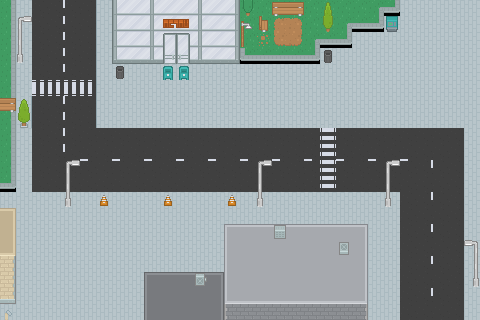

Tiled map render using the project's own tile images. Description and the whole map definition, tile-layer contents included, below:
An orthogonal 30x20 tile map with 16x16 px tiles, 4 tile layers (Terrain, Objects, IFOPlayer1, IFOPlayer2).

<map version="1.4" tiledversion="1.4.1" orientation="orthogonal" renderorder="right-down" width="30" height="20" tilewidth="16" tileheight="16" infinite="0" nextlayerid="5" nextobjectid="1">
 <tileset firstgid="1" source="../assets/city.tsx" />
 <layer id="1" name="Terrain" width="30" height="20">
  <data encoding="csv">
72,748,715,787,788,715,747,239,351,240,351,351,240,351,241,964,964,964,964,964,964,964,964,36,109,748,748,748,748,748,
72,748,715,787,788,715,747,239,351,240,351,351,240,351,241,964,964,71,964,964,964,36,108,109,748,748,748,748,748,748,
72,748,715,787,788,715,747,239,351,240,351,351,240,351,241,964,964,964,964,36,108,109,748,748,748,748,748,748,748,748,
72,748,715,787,788,715,747,310,385,311,385,385,311,385,312,107,108,108,108,109,748,748,748,748,748,748,748,748,748,748,
72,748,715,787,788,715,747,748,748,748,748,748,748,748,748,748,748,748,748,748,748,748,748,748,748,748,748,748,748,748,
72,748,829,829,829,829,747,748,748,748,748,748,748,748,748,748,748,748,748,748,748,748,748,748,748,748,748,748,748,748,
72,749,715,787,788,715,747,748,748,748,748,748,748,748,748,748,748,748,748,748,748,748,748,748,748,748,748,748,748,748,
72,749,715,787,788,715,747,748,748,748,748,748,748,748,748,748,748,748,748,748,748,748,748,748,748,748,748,748,748,748,
72,748,715,787,788,715,715,715,715,715,715,715,715,715,715,715,715,715,715,715,826,715,715,715,715,715,715,715,715,748,
72,748,715,787,788,714,715,714,715,714,715,714,715,714,715,714,715,714,715,714,826,714,715,714,715,714,715,715,715,748,
72,748,715,715,715,751,715,751,715,751,715,751,715,751,715,751,715,751,715,751,826,751,715,751,715,751,787,788,715,748,
109,748,715,715,715,715,715,715,715,715,715,715,715,715,715,715,715,715,715,715,826,715,715,715,715,715,715,715,715,748,
748,748,748,748,748,748,748,748,748,748,748,748,748,748,748,748,748,748,748,748,748,748,748,748,748,715,787,788,715,748,
26,748,748,748,748,748,748,748,748,748,748,748,748,748,748,748,748,748,748,748,748,748,748,748,748,715,715,715,715,748,
65,748,748,748,748,748,748,748,748,748,748,748,748,748,17,19,19,19,19,19,19,19,18,748,748,715,787,788,715,748,
63,748,748,748,748,748,748,748,748,748,748,748,748,748,20,23,23,23,23,23,23,23,57,748,748,715,715,715,715,748,
197,748,748,748,748,748,748,748,748,748,748,748,748,748,20,23,23,23,23,23,23,23,57,748,748,715,787,788,715,748,
197,748,748,748,748,748,748,748,748,9,11,11,11,10,20,23,23,23,23,23,23,23,57,748,748,715,715,715,715,748,
308,748,748,748,748,748,748,748,748,12,15,15,15,49,54,56,56,56,56,56,56,56,55,748,748,715,787,788,715,748,
748,748,748,748,748,748,748,748,748,12,15,15,15,49,191,192,192,192,192,192,192,192,193,748,748,715,715,715,715,748
</data>
 </layer>
 <layer id="2" name="Objects" width="30" height="20">
  <data encoding="csv">
0,0,0,0,0,0,0,0,0,0,0,0,0,0,0,444,964,573,574,0,405,0,0,0,0,0,0,0,0,0,
0,595,0,0,0,0,0,0,0,0,332,333,0,0,0,601,537,936,938,0,442,0,0,0,321,0,0,0,0,0,
0,632,0,0,0,0,0,0,0,0,912,913,0,0,0,675,1019,1010,1012,0,0,0,0,0,0,0,0,0,0,0,
0,669,0,0,0,0,0,0,0,0,949,950,0,0,0,0,0,0,0,0,497,0,0,0,0,0,0,0,0,0,
0,0,0,0,0,0,0,497,0,0,605,605,0,0,0,0,0,0,0,0,0,0,0,0,0,0,0,0,0,0,
0,0,0,0,0,0,0,0,0,0,0,0,0,0,0,0,0,0,0,0,0,0,0,0,0,0,0,0,0,0,
574,402,0,0,0,0,0,0,0,0,0,0,0,0,0,0,0,0,0,0,0,0,0,0,0,0,0,0,0,0,
0,476,0,0,0,0,0,0,0,0,0,0,0,0,0,0,0,0,0,0,0,0,0,0,0,0,0,0,0,0,
0,0,0,0,0,0,0,0,0,0,0,0,0,0,0,0,0,0,0,0,0,0,0,0,0,0,0,0,0,0,
0,0,0,0,0,0,0,0,0,0,0,0,0,0,0,0,0,0,0,0,0,0,0,0,0,0,0,0,0,0,
0,0,0,0,595,0,0,0,0,0,0,0,0,0,0,0,595,0,0,0,0,0,0,0,595,0,0,0,0,0,
0,0,0,0,632,0,0,0,0,0,0,0,0,0,0,0,632,0,0,0,0,0,0,0,632,0,0,0,0,0,
0,0,0,0,669,0,681,0,0,0,681,0,0,0,681,0,669,0,0,0,0,0,0,0,669,0,0,0,0,0,
0,0,0,0,0,0,0,0,0,0,0,0,0,0,0,0,0,0,0,0,0,0,0,0,0,0,0,0,0,0,
0,0,0,0,0,0,0,0,0,0,0,0,0,0,0,0,0,617,0,0,0,0,0,0,0,0,0,0,0,0,
0,0,0,0,0,0,0,0,0,0,0,0,0,0,0,0,0,0,0,0,0,546,0,0,0,0,0,0,0,594,
0,0,0,0,0,0,0,0,0,0,0,0,0,0,0,0,0,0,0,0,0,0,0,0,0,0,0,0,0,631,
0,0,0,0,0,0,0,0,0,0,0,0,549,0,0,0,0,0,0,0,0,0,0,0,0,0,0,0,0,668,
0,0,0,0,0,0,0,0,0,0,0,0,0,0,0,0,0,0,0,0,0,0,0,0,0,0,0,0,0,0,
785,0,0,0,0,0,0,0,0,0,0,0,0,0,0,0,0,0,0,0,0,0,0,0,0,0,0,0,0,0
</data>
 </layer>
 <layer id="3" name="IFOPlayer1" width="30" height="20">
  <data encoding="csv">
0,0,0,0,0,0,0,0,0,0,0,0,0,0,0,0,0,0,0,0,0,0,0,0,0,0,0,0,0,0,
0,595,0,0,0,0,0,0,0,0,0,0,0,0,0,0,0,0,0,0,0,0,0,0,0,0,0,0,0,0,
0,632,0,0,0,0,0,0,0,0,0,0,0,0,0,0,0,0,0,0,0,0,0,0,0,0,0,0,0,0,
0,0,0,0,0,0,0,0,0,0,0,0,0,0,0,0,0,0,0,0,0,0,0,0,0,0,0,0,0,0,
0,0,0,0,0,0,0,0,0,0,0,0,0,0,0,0,0,0,0,0,0,0,0,0,0,0,0,0,0,0,
0,0,0,0,0,0,0,0,0,0,0,0,0,0,0,0,0,0,0,0,0,0,0,0,0,0,0,0,0,0,
0,0,0,0,0,0,0,0,0,0,0,0,0,0,0,0,0,0,0,0,0,0,0,0,0,0,0,0,0,0,
0,0,0,0,0,0,0,0,0,0,0,0,0,0,0,0,0,0,0,0,0,0,0,0,0,0,0,0,0,0,
0,0,0,0,0,0,0,0,0,0,0,0,0,0,0,0,0,0,0,0,0,0,0,0,0,0,0,0,0,0,
0,0,0,0,0,0,0,0,0,0,0,0,0,0,0,0,0,0,0,0,0,0,0,0,0,0,0,0,0,0,
0,0,0,0,595,0,0,0,0,0,0,0,0,0,0,0,595,0,0,0,0,0,0,0,595,0,0,0,0,0,
0,0,0,0,632,0,0,0,0,0,0,0,0,0,0,0,632,0,0,0,0,0,0,0,632,0,0,0,0,0,
0,0,0,0,0,0,0,0,0,0,0,0,0,0,0,0,0,0,0,0,0,0,0,0,0,0,0,0,0,0,
26,0,0,0,0,0,0,0,0,0,0,0,0,0,0,0,0,0,0,0,0,0,0,0,0,0,0,0,0,0,
0,0,0,0,0,0,0,0,0,0,0,0,0,0,17,19,19,19,19,19,19,19,18,0,0,0,0,0,0,0,
0,0,0,0,0,0,0,0,0,0,0,0,0,0,0,0,0,0,0,0,0,0,0,0,0,0,0,0,0,594,
0,0,0,0,0,0,0,0,0,0,0,0,0,0,0,0,0,0,0,0,0,0,0,0,0,0,0,0,0,631,
0,0,0,0,0,0,0,0,0,0,0,0,0,0,0,0,0,0,0,0,0,0,0,0,0,0,0,0,0,0,
0,0,0,0,0,0,0,0,0,0,0,0,0,0,0,0,0,0,0,0,0,0,0,0,0,0,0,0,0,0,
0,0,0,0,0,0,0,0,0,0,0,0,0,0,0,0,0,0,0,0,0,0,0,0,0,0,0,0,0,0
</data>
 </layer>
 <layer id="4" name="IFOPlayer2" width="30" height="20">
  <data encoding="csv">
0,0,0,0,0,0,0,0,0,0,0,0,0,0,0,0,0,0,0,0,0,0,0,0,0,0,0,0,0,0,
0,0,0,0,0,0,0,0,0,0,0,0,0,0,0,0,0,0,0,0,0,0,0,0,0,0,0,0,0,0,
0,0,0,0,0,0,0,0,0,0,0,0,0,0,0,0,0,0,0,0,0,0,0,0,0,0,0,0,0,0,
0,0,0,0,0,0,0,0,0,0,0,0,0,0,0,0,0,0,0,0,0,0,0,0,0,0,0,0,0,0,
0,0,0,0,0,0,0,0,0,0,0,0,0,0,0,0,0,0,0,0,0,0,0,0,0,0,0,0,0,0,
0,0,0,0,0,0,0,0,0,0,0,0,0,0,0,0,0,0,0,0,0,0,0,0,0,0,0,0,0,0,
0,0,0,0,0,0,0,0,0,0,0,0,0,0,0,0,0,0,0,0,0,0,0,0,0,0,0,0,0,0,
0,0,0,0,0,0,0,0,0,0,0,0,0,0,0,0,0,0,0,0,0,0,0,0,0,0,0,0,0,0,
0,0,0,0,0,0,0,0,0,0,0,0,0,0,0,0,0,0,0,0,0,0,0,0,0,0,0,0,0,0,
0,0,0,0,0,0,0,0,0,0,0,0,0,0,0,0,0,0,0,0,0,0,0,0,0,0,0,0,0,0,
0,0,0,0,0,0,0,0,0,0,0,0,0,0,0,0,0,0,0,0,0,0,0,0,0,0,0,0,0,0,
0,0,0,0,0,0,0,0,0,0,0,0,0,0,0,0,0,0,0,0,0,0,0,0,0,0,0,0,0,0,
0,0,0,0,0,0,0,0,0,0,0,0,0,0,0,0,0,0,0,0,0,0,0,0,0,0,0,0,0,0,
0,0,0,0,0,0,0,0,0,0,0,0,0,0,0,0,0,0,0,0,0,0,0,0,0,0,0,0,0,0,
0,0,0,0,0,0,0,0,0,0,0,0,0,0,0,0,0,617,0,0,0,0,0,0,0,0,0,0,0,0,
0,0,0,0,0,0,0,0,0,0,0,0,0,0,0,0,0,0,0,0,0,0,0,0,0,0,0,0,0,0,
0,0,0,0,0,0,0,0,0,0,0,0,0,0,0,0,0,0,0,0,0,0,0,0,0,0,0,0,0,0,
0,0,0,0,0,0,0,0,0,0,0,0,0,0,0,0,0,0,0,0,0,0,0,0,0,0,0,0,0,0,
0,0,0,0,0,0,0,0,0,0,0,0,0,0,0,0,0,0,0,0,0,0,0,0,0,0,0,0,0,0,
0,0,0,0,0,0,0,0,0,0,0,0,0,0,0,0,0,0,0,0,0,0,0,0,0,0,0,0,0,0
</data>
 </layer>
</map>
